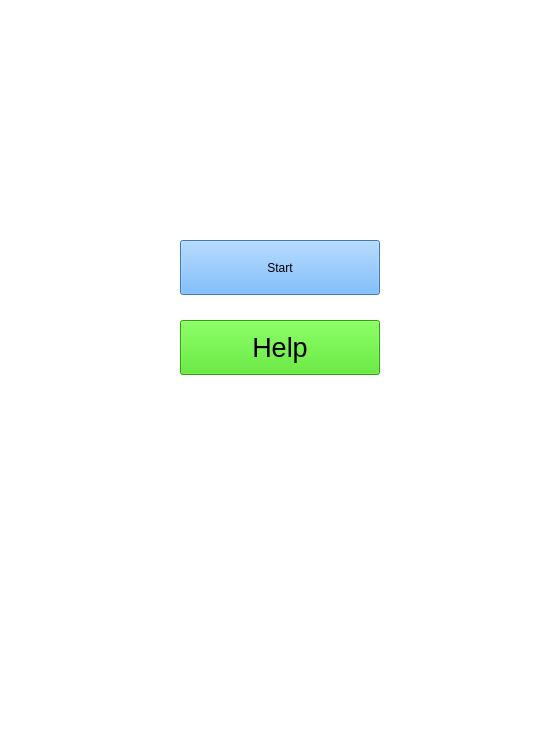
<?xml version="1.0" encoding="UTF-8"?>
<ui version="4.0">
 <class>Form</class>
 <widget class="QWidget" name="Form">
  <property name="geometry">
   <rect>
    <x>0</x>
    <y>0</y>
    <width>560</width>
    <height>740</height>
   </rect>
  </property>
  <property name="windowTitle">
   <string>Tetris</string>
  </property>
  <property name="styleSheet">
   <string notr="true">background-color:white</string>
  </property>
  <widget class="QLabel" name="label">
   <property name="geometry">
    <rect>
     <x>10</x>
     <y>381</y>
     <width>542</width>
     <height>371</height>
    </rect>
   </property>
   <property name="text">
    <string/>
   </property>
   <property name="pixmap">
    <pixmap>../img/Tetris.webp</pixmap>
   </property>
   <property name="scaledContents">
    <bool>true</bool>
   </property>
  </widget>
  <widget class="QLabel" name="label_2">
   <property name="geometry">
    <rect>
     <x>30</x>
     <y>-230</y>
     <width>482</width>
     <height>422</height>
    </rect>
   </property>
   <property name="text">
    <string/>
   </property>
   <property name="scaledContents">
    <bool>true</bool>
   </property>
  </widget>
  <widget class="QPushButton" name="pushButton">
   <property name="geometry">
    <rect>
     <x>180</x>
     <y>240</y>
     <width>200</width>
     <height>55</height>
    </rect>
   </property>
   <property name="styleSheet">
    <string notr="true">background-color:rgb(85, 170, 255);
font: 75 20pt &quot;Arial&quot;;</string>
   </property>
   <property name="text">
    <string>Start</string>
   </property>
  </widget>
  <widget class="QPushButton" name="pushButton_2">
   <property name="geometry">
    <rect>
     <x>180</x>
     <y>320</y>
     <width>200</width>
     <height>55</height>
    </rect>
   </property>
   <property name="font">
    <font>
     <family>Arial</family>
     <pointsize>20</pointsize>
     <weight>9</weight>
     <italic>false</italic>
     <bold>false</bold>
    </font>
   </property>
   <property name="styleSheet">
    <string notr="true">background-color:rgb(63, 222, 15);
font: 75 20pt &quot;Arial&quot;;</string>
   </property>
   <property name="text">
    <string>Help</string>
   </property>
  </widget>
 </widget>
 <resources/>
 <connections>
  <connection>
   <sender>pushButton</sender>
   <signal>clicked()</signal>
   <receiver>Form</receiver>
   <slot>close()</slot>
   <hints>
    <hint type="sourcelabel">
     <x>137</x>
     <y>141</y>
    </hint>
    <hint type="destinationlabel">
     <x>143</x>
     <y>177</y>
    </hint>
   </hints>
  </connection>
 </connections>
</ui>
